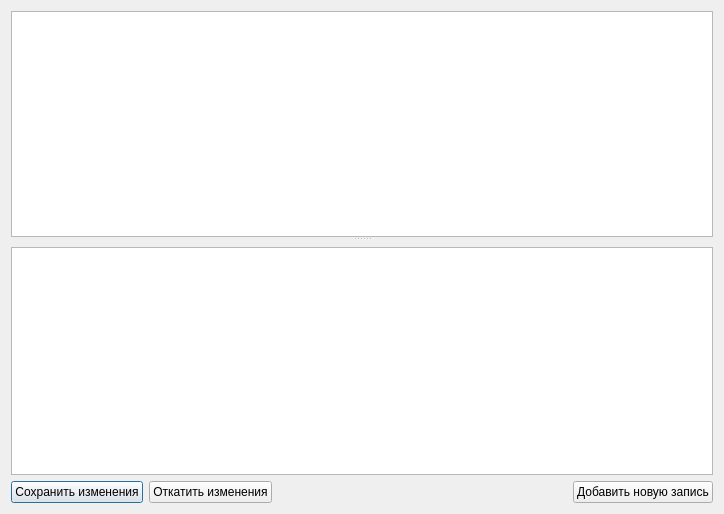
<?xml version="1.0" encoding="UTF-8"?>
<ui version="4.0">
 <class>CreateTournamentCategoriesDialog2</class>
 <widget class="QDialog" name="CreateTournamentCategoriesDialog2">
  <property name="geometry">
   <rect>
    <x>0</x>
    <y>0</y>
    <width>724</width>
    <height>514</height>
   </rect>
  </property>
  <property name="windowTitle">
   <string>Dialog</string>
  </property>
  <layout class="QGridLayout" name="gridLayout">
   <item row="0" column="0">
    <widget class="QSplitter" name="splitter">
     <property name="orientation">
      <enum>Qt::Vertical</enum>
     </property>
     <widget class="QTableView" name="tableView">
      <property name="sortingEnabled">
       <bool>true</bool>
      </property>
     </widget>
     <widget class="QWidget" name="layoutWidget">
      <layout class="QVBoxLayout" name="verticalLayout">
       <item>
        <widget class="QWidget" name="widget2222" native="true"/>
       </item>
       <item>
        <widget class="QTableView" name="tableView_2">
         <property name="sortingEnabled">
          <bool>true</bool>
         </property>
        </widget>
       </item>
      </layout>
     </widget>
    </widget>
   </item>
   <item row="1" column="0">
    <layout class="QHBoxLayout" name="horizontalLayout">
     <item>
      <widget class="QPushButton" name="pushButtonSave">
       <property name="text">
        <string>Сохранить изменения</string>
       </property>
      </widget>
     </item>
     <item>
      <widget class="QPushButton" name="pushButtonCancel">
       <property name="text">
        <string>Откатить изменения</string>
       </property>
      </widget>
     </item>
     <item>
      <spacer name="horizontalSpacer">
       <property name="orientation">
        <enum>Qt::Horizontal</enum>
       </property>
       <property name="sizeHint" stdset="0">
        <size>
         <width>40</width>
         <height>20</height>
        </size>
       </property>
      </spacer>
     </item>
     <item>
      <widget class="QPushButton" name="pushButtonInsert">
       <property name="text">
        <string>Добавить новую запись</string>
       </property>
      </widget>
     </item>
    </layout>
   </item>
  </layout>
 </widget>
 <resources/>
 <connections/>
</ui>
